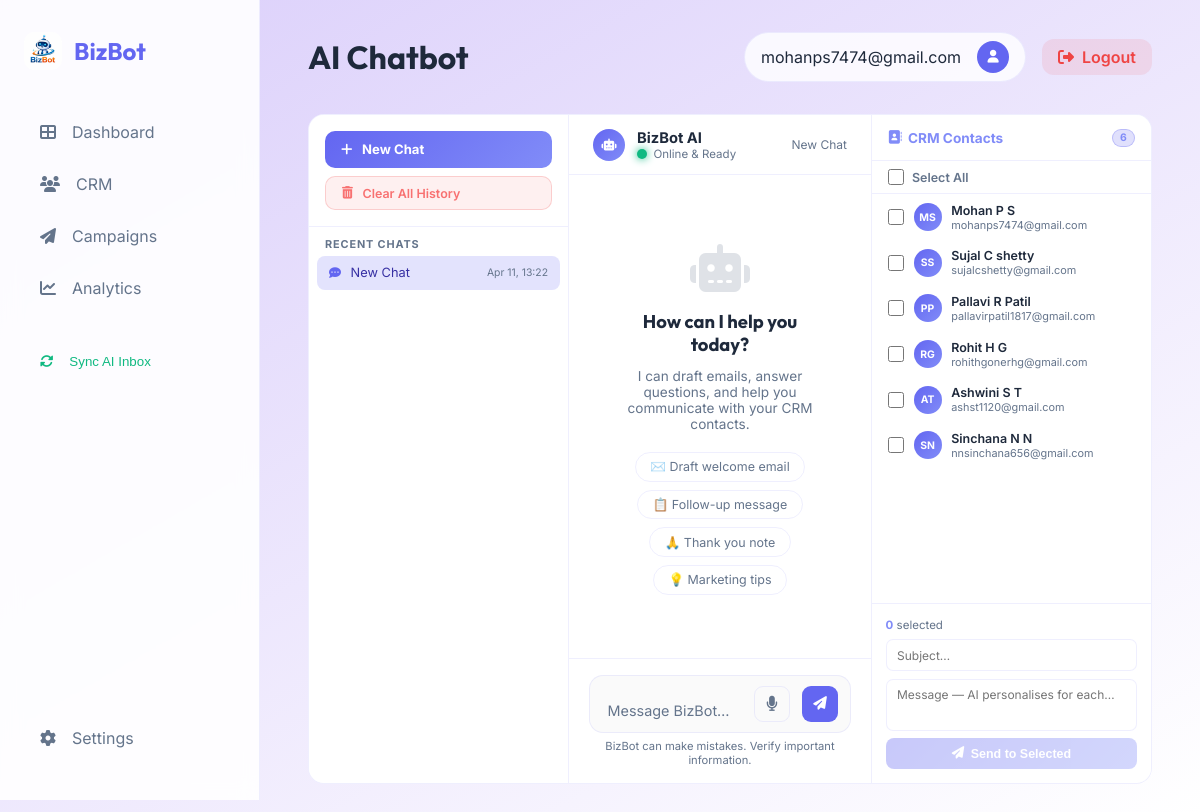
Screenshot of /dashboard/chatbot/ (signed in) with the database file from the repository.
### crm/models.py (models this page shows, shortened)
class Contact(models.Model):
    first_name = models.CharField(max_length=100)
    last_name = models.CharField(max_length=100)
    email = models.EmailField(unique=True)
    phone_number = models.CharField(max_length=20, blank=True, null=True)
    tags = models.ManyToManyField(Tag, blank=True)
    created_at = models.DateTimeField(auto_now_add=True)
    updated_at = models.DateTimeField(auto_now=True)

### dashboard/views.py (the view, shortened to what this page needs)
# urls.py: path('chatbot/', views.chatbot_view, name='chatbot'),
@login_required
def chatbot_view(request):
    conversations = request.session.get('conversations', {})
    current_id    = request.session.get('current_conv_id', None)
    if not current_id or current_id not in conversations:
        current_id = str(uuid.uuid4())
        conversations[current_id] = {
            'title': 'New Chat',
            'messages': [],
            'created': timezone.now().strftime('%b %d, %H:%M'),
        }
        request.session['conversations'] = conversations
        request.session['current_conv_id'] = current_id
    chat_history = conversations[current_id]['messages']
    user_query = None
    if request.method == 'POST':
        user_query = request.POST.get('query', '').strip()
    elif request.method == 'GET' and 'query' in request.GET:
        user_query = request.GET.get('query', '').strip()
    contacts = Contact.objects.all().values('pk', 'first_name', 'last_name', 'email')
    conv_list = sorted(
        [{'id': k, **v} for k, v in conversations.items()],
        key=lambda x: x['created'], reverse=True
    )
    return render(request, 'dashboard/chatbot.html', {
        'chat_history': chat_history,
        'crm_contacts': contacts,
        'conv_list':    conv_list,
        'current_id':   current_id,
    })

### templates/dashboard/chatbot.html (shortened to what this page needs)
{% extends 'base.html' %}
{% load static %}
{% block page_title %}AI Chatbot{% endblock %}
{% block content %}
<div class="fade-in">
    <div class="gpt-shell">
        <div class="history-sidebar">
            <div class="sidebar-top">
                <a href="{% url 'chatbot' %}?action=new" class="btn-new-chat">
                    <i class="fas fa-plus"></i> New Chat
                </a>
                <a href="{% url 'clear_chat_history' %}" class="btn-clear-hist"
                    onclick="return confirm('Clear all chat history?')">
                    <i class="fas fa-trash-alt"></i> Clear All History
                </a>
            </div>
            {% if conv_list %}
            <div class="sidebar-label">Recent Chats</div>
            <div class="conv-list">
                {% for conv in conv_list %}
                <a href="{% url 'chatbot' %}?conv={{ conv.id }}"
                    class="conv-item {% if conv.id == current_id %}active{% endif %}">
                    <i class="fas fa-comment-dots"></i>
                    <span class="conv-title">{{ conv.title }}</span>
                    <span class="conv-date">{{ conv.created }}</span>
                </a>
                {% endfor %}
            </div>
            {% else %}
            <div style="padding:1.5rem 1rem; color:var(--text-dim); font-size:0.8rem; text-align:center;">
                <i class="fas fa-history" style="display:block;font-size:1.5rem;opacity:0.25;margin-bottom:0.5rem;"></i>
                No chats yet
            </div>
            {% endif %}
        </div>
        <div class="chat-area">
            <div class="chat-topbar">
                <div class="msg-avatar bot" style="width:32px;height:32px;font-size:0.75rem;">
                    <i class="fas fa-robot"></i>
                </div>
                <div>
                    <div style="font-weight:700;font-size:0.92rem;">BizBot AI</div>
                    <div style="font-size:0.72rem;color:var(--text-dim);display:flex;align-items:center;gap:0.4rem;">
                        <span class="bot-dot"></span> Online &amp; Ready
                    </div>
                </div>
                <div style="margin-left:auto;font-size:0.75rem;color:var(--text-dim);">
                    {% if conv_list %}
                    {% for c in conv_list %}{% if c.id == current_id %}{{ c.title }}{% endif %}{% endfor %}
                    {% endif %}
                </div>
            </div>
            <div id="chat-messages">
                {% if chat_history %}
                {% for chat in chat_history %}
                {% if chat.role == 'user' %}
                <div class="msg-row user">
                    <div class="msg-avatar user"><i class="fas fa-user"></i></div>
                    <div class="msg-bubble user">{{ chat.content }}</div>
                </div>
                {% else %}
                <div class="msg-row bot">
                    <div class="msg-avatar bot"><i class="fas fa-robot"></i></div>
                    <div class="msg-bubble bot">{{ chat.content }}</div>
                </div>
                {% if chat.is_action %}
                <div class="action-card">
                    <div class="action-card-head"><i class="fas fa-check-circle"></i> Action Ready</div>
                    <div class="action-details">{{ chat.action_details }}</div>
                    {% if chat.action_link %}
                    <a href="{{ chat.action_link }}" class="btn btn-primary"
                        style="display:flex;justify-content:center;text-decoration:none;font-size:0.8rem;height:34px;">
                        {{ chat.action_text }}
                    </a>
                    {% endif %}
                </div>
                {% endif %}
                {% endif %}
                {% endfor %}
                {% else %}
                <div class="empty-state">
                    <div class="big-icon"><i class="fas fa-robot"></i></div>
                    <h3>How can I help you today?</h3>
                    <p style="font-size:0.85rem;max-width:360px;">
                        I can draft emails, answer questions, and help you communicate with your CRM contacts.
                    </p>
                    <div class="empty-chips">
                        <div class="chip" onclick="fillInput('Send a welcome email to a new customer')">
                            ✉️ Draft welcome email
                        </div>
                        <div class="chip" onclick="fillInput('Write a follow-up message for a lead')">
                            📋 Follow-up message
                        </div>
                        <div class="chip" onclick="fillInput('Send a thank you note to John')">
                            🙏 Thank you note
                        </div>
                        <div class="chip" onclick="fillInput('What are best practices for email marketing?')">
                            💡 Marketing tips
                        </div>
                    </div>
                </div>
                {% endif %}
            </div>
            <div class="chat-input-bar">
                <form id="chatForm" method="POST" onsubmit="handleSubmit(event)">
                    <div class="input-wrap">
                        <textarea id="chatInput" name="query" placeholder="Message BizBot…" rows="1" autocomplete="off"
                            onkeydown="handleKey(event)" oninput="autoResize(this)"></textarea>
                        <button type="button" class="mic-btn" id="micBtn" onclick="toggleMic()" title="Voice Input">
                             <i class="fas fa-microphone"></i>
                        </button>
                        <button class="send-btn" type="submit" id="sendBtn">
                            <i class="fas fa-paper-plane"></i>
                        </button>
                    </div>
                </form>
                <div class="input-hint">BizBot can make mistakes. Verify important information.</div>
            </div>
        </div>
        <div class="crm-sidebar">
            <div class="crm-head">
                <h4><i class="fas fa-address-book"></i> CRM Contacts</h4>
                <span class="badge-count">{{ crm_contacts|length }}</span>
            </div>
            <div class="sel-all-row" id="selAllRow" style="cursor:pointer;">
                <label style="display:flex;align-items:center;gap:0.5rem;cursor:pointer;width:100%;">
                    <input type="checkbox" id="selAllChk" class="sel-all-chk">
                    <span>Select All</span>
                </label>
            </div>
            <div class="crm-scroll">
                {% for c in crm_contacts %}
                <label class="crm-contact" id="ci-{{ c.pk }}" data-pk="{{ c.pk }}" style="cursor:pointer;">
                    <input type="checkbox" class="crm-chk" id="ck-{{ c.pk }}" data-pk="{{ c.pk }}" style="cursor:pointer;">
                    <div class="c-avatar">{{ c.first_name|first|upper }}{{ c.last_name|first|upper }}</div>
                    <div class="c-info">
                        <div class="c-name">{{ c.first_name }} {{ c.last_name }}</div>
                        <div class="c-email">{{ c.email }}</div>
                    </div>
                </label>
                {% endfor %}
            </div>
            <div class="bulk-form">
                <div class="bulk-sel-count"><b id="selCount">0</b> selected</div>
                <input class="finput" id="bulkSubj" type="text" placeholder="Subject…" />
                <textarea class="finput" id="bulkMsg" placeholder="Message — AI personalises for each…"></textarea>
                <button class="btn-send-bulk" id="bulkBtn" onclick="sendBulk()" disabled>
                    <i class="fas fa-paper-plane"></i> Send to Selected
                </button>
            </div>
        </div>
    </div>
</div>
{% endblock %}

### templates/base.html (shortened to what this page needs)
{% load static %}
<!DOCTYPE html>
<html lang="en">
<head>
    <link rel="stylesheet" href="https://cdnjs.cloudflare.com/ajax/libs/font-awesome/6.4.0/css/all.min.css">
    <link rel="stylesheet" href="{% static 'css/style.css' %}">
</head>
<body>
    <aside>
        <a href="/" class="brand">
            <img src="{% static 'img/logo.jpg' %}" alt="BizBot Logo" class="brand-logo">
            <span>BizBot</span>
        </a>
        <ul class="nav-links">
            <li class="nav-item">
                <a href="{% url 'dashboard' %}"
                    class="nav-link {% if request.resolver_match.url_name == 'dashboard' %}active{% endif %}">
                    <i class="fas fa-th-large"></i>
                    <span>Dashboard</span>
                </a>
            </li>
            <li class="nav-item">
                <a href="{% url 'contact_list' %}" class="nav-link {% if 'crm' in request.path %}active{% endif %}">
                    <i class="fas fa-users"></i>
                    <span>CRM</span>
                </a>
            </li>
            <li class="nav-item">
                <a href="{% url 'campaign_list' %}"
                    class="nav-link {% if 'campaigns' in request.path %}active{% endif %}">
                    <i class="fas fa-paper-plane"></i>
                    <span>Campaigns</span>
                </a>
            </li>
            <li class="nav-item">
                <a href="{% url 'analytics' %}" class="nav-link {% if request.resolver_match.url_name == 'analytics' %}active{% endif %}">
                    <i class="fas fa-chart-line"></i>
                    <span>Analytics</span>
                </a>
            </li>
            <li class="nav-item" style="margin-top: 2rem;">
                <button onclick="syncAIInbox()" id="syncBtn" class="nav-link" style="background: none; border: none; width: 100%; cursor: pointer; color: var(--accent);">
                    <i class="fas fa-sync-alt" id="syncIcon"></i>
                    <span>Sync AI Inbox</span>
                </button>
            </li>
        </ul>
        <div class="nav-item" style="margin-top: auto;">
            <a href="{% url 'settings' %}" class="nav-link {% if request.resolver_match.url_name == 'settings' %}active{% endif %}">
                <i class="fas fa-cog"></i>
                <span>Settings</span>
            </a>
        </div>
    </aside>
    <main>
        <header class="top-bar">
            <h1>{% block page_title %}Dashboard{% endblock %}</h1>
            <div style="display: flex; align-items: center; gap: 1rem;">
                <div class="user-profile">
                    <span>{{ user.username|default:"Business Owner" }}</span>
                    <div class="avatar">
                        <i class="fas fa-user"></i>
                    </div>
                </div>
                <a href="{% url 'handle_logout' %}" class="btn"
                    style="background: rgba(239, 68, 68, 0.1); color: #ef4444; padding: 0.5rem 1rem;">
                    <i class="fas fa-sign-out-alt"></i> Logout
                </a>
            </div>
        </header>
        {% block content %}{% endblock %}
    </main>
</body>
</html>

### static/css/style.css (style rules this page uses)
:root { --primary: #6366f1; --primary-light: #818cf8; --secondary: #ec4899; --bg-dark: #f8fafc; --bg-card: rgba(255, 255, 255, 0.8); --text-main: #1e293b; --text-dim: #64748b; --accent: #10b981; --glass-border: rgba(99, 102, 241, 0.1); }
* { margin: 0; padding: 0; box-sizing: border-box; }
body { font-family: 'Inter', sans-serif; background-color: var(--bg-dark); color: var(--text-main); background-image: linear-gradient(150deg, rgba(200, 179, 250, 0.607), white); background-repeat: no-repeat; background-attachment: fixed; min-height: 100vh; display: flex; overflow-x: hidden; }
h1, h2, h3, .brand, .form_container h1 { font-family: 'Outfit', sans-serif; }
aside { width: 260px; background: rgba(255, 255, 255, 0.9); backdrop-filter: blur(10px); border-right: 1px solid var(--glass-border); height: 100vh; position: fixed; left: 0; top: 0; z-index: 100; padding: 2rem 1.5rem; display: flex; flex-direction: column; }
.brand { font-size: 1.5rem; font-weight: 700; margin-bottom: 2.5rem; display: flex; align-items: center; gap: 0.75rem; color: var(--primary); text-decoration: none; }
.brand-logo { width: 38px; height: 38px; object-fit: contain; border-radius: 10px; }
.nav-links, .nav_links { list-style: none; flex-grow: 1; }
.nav-item { margin-bottom: 0.5rem; }
.nav-link, .nav_links a { display: flex; align-items: center; gap: 1rem; padding: 0.75rem 1rem; color: var(--text-dim); text-decoration: none; border-radius: 12px; transition: all 0.3s ease; }
main { flex-grow: 1; padding: 2rem 3rem; margin-left: 260px; max-width: calc(100% - 260px); }
.top-bar { display: flex; justify-content: space-between; align-items: center; margin-bottom: 2rem; }
.user-profile { display: flex; align-items: center; gap: 1rem; background: var(--bg-card); padding: 0.5rem 1rem; border-radius: 50px; border: 1px solid var(--glass-border); }
.avatar { width: 32px; height: 32px; border-radius: 50%; background: var(--primary); color: white; display: flex; align-items: center; justify-content: center; font-size: 0.8rem; }
.btn, .input_feilds button { padding: 0.75rem 1.5rem; border-radius: 12px; font-weight: 600; cursor: pointer; transition: all 0.3s ease; text-decoration: none; display: inline-flex; align-items: center; gap: 0.5rem; border: none; font-family: inherit; }
.fade-in { animation: fadeIn 0.5s ease forwards; }

### rows the page displays
Contact: first_name|first "M", last_name|first "S", first_name "Mohan P", last_name "S", email "mohanps7474@gmail.com"
Contact: first_name|first "S", last_name|first "S", first_name "Sujal C", last_name "shetty", email "sujalcshetty@gmail.com"
Contact: first_name|first "P", last_name|first "P", first_name "Pallavi R", last_name "Patil", email "pallavirpatil1817@gmail.com"
Contact: first_name|first "R", last_name|first "G", first_name "Rohit H", last_name "G", email "rohithgonerhg@gmail.com"
Contact: first_name|first "A", last_name|first "T", first_name "Ashwini S", last_name "T", email "ashst1120@gmail.com"
Contact: first_name|first "S", last_name|first "N", first_name "Sinchana", last_name "N N", email "nnsinchana656@gmail.com"

### other values shown
{{ user.username|default:"Business Owner" }} "mohanps7474@gmail.com"
{{ conv.title }} "New Chat"
{{ conv.created }} "Apr 11, 13:22"
{{ c.title }} "New Chat"
{{ crm_contacts|length }} "6"
